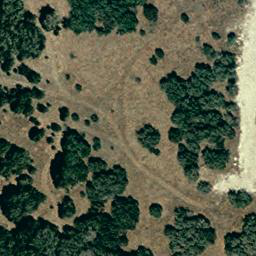
#> input picture samples_LEVIR/A/test_2_0000_0000.png, 256 x 256 px
$ jupyter execute --allow-errors explore_LEVIR_CD.ipynb   (text cells are left out)
#> lines starting #> are read from the running program, lines starting #| are printed output that depends on the picture; after the words box and inside, x2 and y2 are one past the last pixel; in counts of white or black regions, pixels touching at a corner belong together; pictures that were not available may be replaced by others from this repository, and a replacement may not be noted
[cell 1]
from PIL import Image

img1 = Image.open("samples_LEVIR/A/test_2_0000_0000.png")  # la del repo
#> img1 is the input picture: PIL image 256x256 RGB; mean R, G, B 84.3, 90.1, 70.3
img2 = Image.open("my_samples_LEVIR/A/test_1.png")            # la tuya
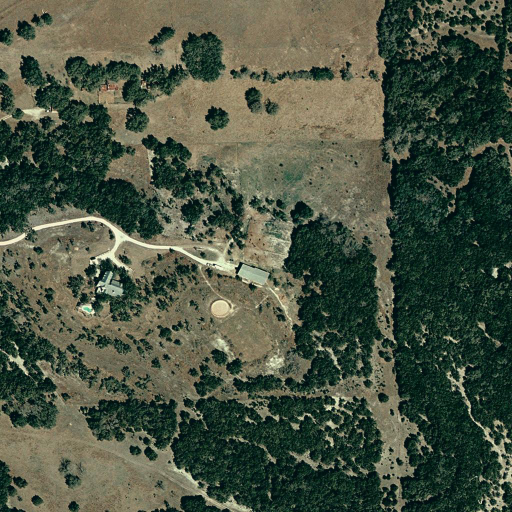
#> input picture my_samples_LEVIR/A/test_1.png, 1024 x 1024 px (shown at 1/2 size)
#> img2 is the input picture: PIL image 1024x1024 RGB; mean R, G, B 74.3, 83.6, 66.1

print("Sample del repo:", img1.size)  # (256, 256)
#| Sample del repo: (256, 256)
print("Tu dataset original:", img2.size)  # (1024, 1024)
#| Tu dataset original: (1024, 1024)

[cell 2]
from PIL import Image

img1 = Image.open("samples_DSIFN/A/0_2.png")  # la del repo
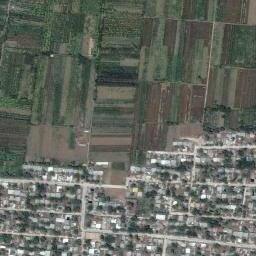
#> input picture samples_DSIFN/A/0_2.png, 256 x 256 px
#> img1 is the input picture: PIL image 256x256 RGB; mean R, G, B 99.9, 105, 96
img2 = Image.open("my_samples_DSIFN/A/0.jpg")            # la tuya
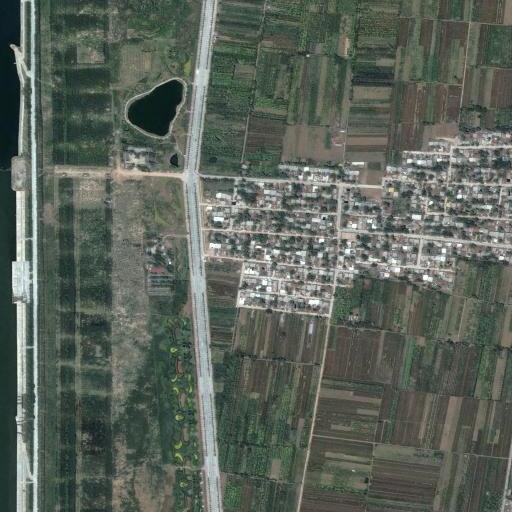
#> input picture my_samples_DSIFN/A/0.png, 512 x 512 px, given in place of 0.jpg, which was not available
#> img2 is the input picture: PIL image 512x512 RGB; mean R, G, B 91.2, 99.3, 90.2

print("Sample del repo:", img1.size)  # (256, 256)
#| Sample del repo: (256, 256)
print("Tu dataset original:", img2.size)  # (1024, 1024)
#| Tu dataset original: (512, 512)

[cell 3]
from PIL import Image

img1 = Image.open("DSIFN-CD/train/A/1.png")  # la del repo
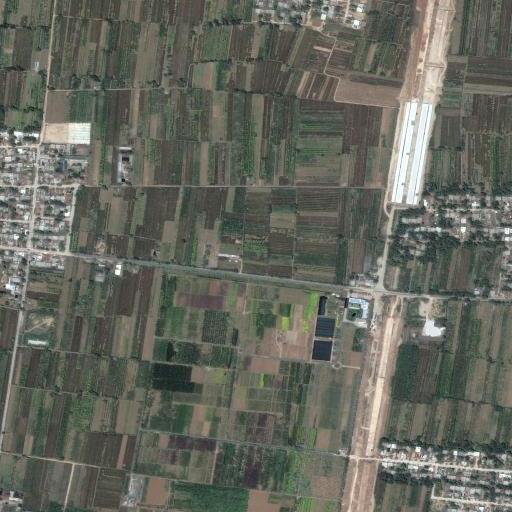
#> input picture my_samples_DSIFN/A/1.png, 512 x 512 px, found by its file name
#> img1 is the input picture: PIL image 512x512 RGB; mean R, G, B 101, 103.2, 93.9
img2 = Image.open("DSIFN-CD256/train/A/1_1.png")            # la tuya
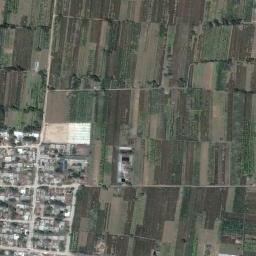
#> input picture samples_DSIFN/A/1_1.png, 256 x 256 px, found by its file name
#> img2 is the input picture: PIL image 256x256 RGB; mean R, G, B 98.7, 101.4, 91.8

print("Sample del repo:", img1.size)  # (256, 256)
#| Sample del repo: (512, 512)
print("Tu dataset original:", img2.size)  # (1024, 1024)
#| Tu dataset original: (256, 256)

[cell 4]
from PIL import Image
import numpy as np
import tifffile as tiff
import os

def read_mask_debug(path):
#> called with path = 'my_samples_DSIFN/label/0.png'
    if path.lower().endswith(('.tif', '.tiff')):
        arr = tiff.imread(path)
    else:
        arr = np.array(Image.open(path))
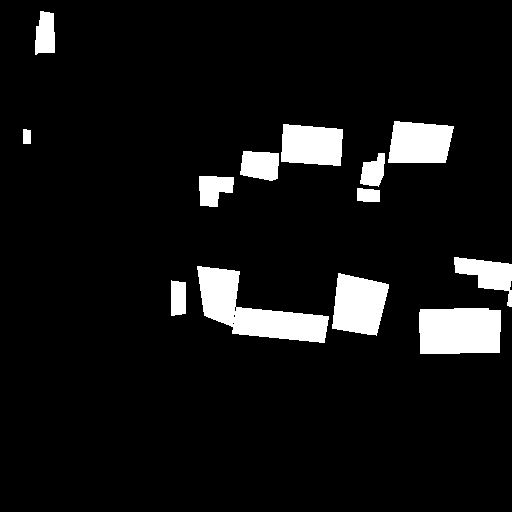
#> input picture my_samples_DSIFN/label/0.png, 512 x 512 px
#> arr is the input picture: shape (512, 512); 7.9% white; 13 white regions, largest, box (x1, y1, x2, y2) and area: (197, 266, 329, 343) 4450, (419, 308, 501, 354) 3627, (332, 273, 389, 336) 2679
    print(f"{os.path.basename(path)} -> dtype={arr.dtype}, "
          f"shape={arr.shape}, unique={np.unique(arr)}")
#| 0.png -> dtype=uint8, shape=(512, 512), unique=[  0 255]

# Ejemplo: revisa 5 máscaras del test
import glob
mask_paths = sorted(glob.glob('DSIFN-CD256/test/label/*'))
for p in mask_paths[:5]:
    read_mask_debug(p)

[cell 5]
import tifffile as tiff, numpy as np, glob, json

paths = glob.glob("../DSIFN-CD/test/labels/*.tif")
vals = {}
nodata_flags = []
for p in paths[:50]:
    im = tiff.imread(p)
    tags = tiff.TiffFile(p).pages[0].tags
    nodata = None
    for tag in tags.values():
        if tag.name.lower() in ["gdal_nodata", "nodata"]:
            nodata = tag.value
    unique, counts = np.unique(im, return_counts=True)
    vals[p] = dict(zip(map(int, unique), map(int, counts)))
    nodata_flags.append(nodata)
print("nodata samples:", [n for n in nodata_flags if n is not None][:5])
print(json.dumps(vals, indent=2)[:1500])

[cell 6]
# view_and_convert_tif_labels.py
import numpy as np
from pathlib import Path
import tifffile as tiff
import matplotlib.pyplot as plt
from PIL import Image

LABELS_DIR = Path("../DSIFN/test/mask")   # carpeta con .tif
OUT_DIR    = Path("../DSIFN-CD/label_png_preview")
OUT_DIR.mkdir(parents=True, exist_ok=True)

def to_uint8_mask(arr):
    """
    Convierte una máscara cualquiera a binaria 0/255:
    - si el rango ya es 0/1 => *255
    - si es 0/255 => deja igual
    - si tiene otros valores => umbral en 128 (o mediana si prefieres)
    """
    arr = np.asarray(arr)
    arr = arr.squeeze()         # (H,W,1) -> (H,W)
    arr = arr.astype(np.float32)

    vmin, vmax = arr.min(), arr.max()
    print(f"   rango: [{vmin}, {vmax}]")

    if vmax <= 1.0:             # 0/1
        mask = (arr > 0.5).astype(np.uint8) * 255
    elif vmax <= 255.0:         # 0..255
        # normalizamos a 0/255 por seguridad (por si hay grises)
        mask = (arr >= 128).astype(np.uint8) * 255
    else:
        # valores grandes (e.g. 0..65535), umbral relativo
        thr = (vmax + vmin) / 2.0
        mask = (arr >= thr).astype(np.uint8) * 255

    return mask

def main():
    tifs = sorted([p for p in LABELS_DIR.glob("*.tif")])
    if not tifs:
        print(f"No encontré .tif en {LABELS_DIR}")
        return

    for i, tif_path in enumerate(tifs):  # muestra/convierte primeros 10 a modo demo
        print(f"\n[{i+1}/{len(tifs)}] {tif_path.name}")
        arr = tiff.imread(tif_path)  # soporta multi-página; usualmente 1 banda
        print("   shape:", arr.shape, "dtype:", arr.dtype)

        # Visualizar
        plt.figure(figsize=(5,5))
        if arr.ndim == 2:
            plt.imshow(arr, cmap="gray")
        else:
            # si por accidente tiene más canales, muestra el primero
            plt.imshow(arr[..., 0], cmap="gray")
        plt.title(tif_path.name)
        plt.axis("off")
        plt.tight_layout()
        plt.show()

        # Guardar como PNG binario (opcional)
        mask = to_uint8_mask(arr)
        out_png = OUT_DIR / (tif_path.stem + ".png")
        Image.fromarray(mask).save(out_png)
        print(f"   PNG binario guardado en: {out_png}")

if __name__ == "__main__":
    main()

[cell 7]
from PIL import Image
import numpy as np
import os

def binarizar_carpeta(SPLIT, carpeta_entrada: str, carpeta_salida: str = None, extensiones=(".png", ".jpg", ".jpeg")):
    """
    Binariza todas las imágenes en una carpeta (0/255) y guarda los resultados.
    - carpeta_entrada: ruta de las imágenes originales.
    - carpeta_salida: carpeta donde guardar las imágenes binarizadas (si no existe, se crea).
    - extensiones: tipos de archivo a procesar (por defecto PNG/JPG/JPEG).
    """
    if carpeta_salida is None:
        carpeta_salida = f"DSIFN-CD/{SPLIT}/label/"
    os.makedirs(carpeta_salida, exist_ok=True)

    archivos = [f for f in os.listdir(carpeta_entrada) if f.lower().endswith(extensiones)]

    if not archivos:
        print("⚠️ No se encontraron imágenes en la carpeta.")
        return

    for nombre in archivos:
        ruta_in = os.path.join(carpeta_entrada, nombre)
        ruta_out = os.path.join(carpeta_salida, os.path.splitext(nombre)[0] + ".png")

        img = Image.open(ruta_in).convert("L")
        arr = np.array(img)

        min_val, max_val = arr.min(), arr.max()
        if max_val == min_val:
            bin_arr = np.zeros_like(arr, dtype=np.uint8)
        else:
            umbral = (min_val + max_val) / 2
            bin_arr = (arr > umbral).astype(np.uint8) * 255

        Image.fromarray(bin_arr, mode="L").save(ruta_out)
        print(f"✅ Guardado: {ruta_out}")

    print(f"\n🎉 Binarización completa. Archivos guardados en: {carpeta_salida}")

# Ejemplo de uso:
#> (the rest of this cell did not finish here and is left out)

[cell 8]
from PIL import Image

#> (the rest of this cell did not finish here and is left out)

[cell 9]
from PIL import Image

#> (the rest of this cell did not finish here and is left out)

[cell 10]
#!/usr/bin/env python3
# -*- coding: utf-8 -*-

from pathlib import Path
from PIL import Image

# === CONFIG ===
SPLIT="test" # train, val, test
#> SPLIT = 'test'
ROOT = Path(f"DSIFN-CD/{SPLIT}")   # carpeta raíz del dataset
DELETE_OLD = True                 # cambia a True si quieres borrar los .jpg después

def convert_dir(subdir: str):
    path = ROOT / subdir
    if not path.exists():
        print(f"⚠️ Carpeta no encontrada: {path}")
        return
    count = 0
    for jpg_path in path.glob("*.jpg"):
        png_path = jpg_path.with_suffix(".png")
        with Image.open(jpg_path) as im:
            im.save(png_path)
        count += 1
        if DELETE_OLD:
            jpg_path.unlink()
    print(f"Convertidos {count} archivos en {subdir}/")

def main():
    for sub in ["A", "B"]:
        convert_dir(sub)
    print("🎯 Conversión completada para A y B en DSIFN-CD")

if __name__ == "__main__":
    main()

[cell 11]
import os
import glob

def borrar_jpg_en_carpeta(ruta_carpeta: str):
    """
    Elimina todos los archivos .jpg (y .jpeg) de la carpeta especificada.
    """
#> called with ruta_carpeta = 'DSIFN-CD/train/A'
    # Busca archivos con extensión .jpg y .jpeg (insensible a mayúsculas)
    patrones = [os.path.join(ruta_carpeta, '*.jpg'),
                os.path.join(ruta_carpeta, '*.jpeg'),
                os.path.join(ruta_carpeta, '*.JPG'),
                os.path.join(ruta_carpeta, '*.JPEG')]

    archivos = []
    for patron in patrones:
        archivos.extend(glob.glob(patron))

    # Elimina los archivos encontrados
    for archivo in archivos:
        try:
            os.remove(archivo)
            print(f"✅ Borrado: {archivo}")
        except Exception as e:
            print(f"⚠️ No se pudo borrar {archivo}: {e}")

    print(f"\nTotal de archivos borrados: {len(archivos)}")

# Ejemplo de uso:
SPLIT = "train"
SUB = ["A","B"]

def main():
    for sub in ["A", "B"]:
        borrar_jpg_en_carpeta(f"DSIFN-CD/{SPLIT}/{sub}")
    print("jpg borrados")

if __name__ == "__main__":
    main()

[cell 12]
#!/usr/bin/env python3
# -*- coding: utf-8 -*-

from pathlib import Path
import re

# === CONFIG ===
DATASET_ROOT = Path("DSIFN-CD256")  # ajusta si tu ruta base es distinta
#SPLITS = ["train", "val", "test"]
SPLITS = ["train"]
def extract_num(filename: str):
    """Extrae el número del nombre (ej. 'train_12.png' -> 12)."""
    match = re.search(r"(\d+)", filename)
    return int(match.group(1)) if match else -1

def main():
    for split in SPLITS:
        split_dir = DATASET_ROOT / split / "A"
        list_dir = DATASET_ROOT / split / "list"
        list_dir.mkdir(parents=True, exist_ok=True)

        # Archivos PNG del directorio A
        img_names = sorted(
            [p.name for p in split_dir.glob("*.png")],
            key=extract_num
        )

        list_path = list_dir / f"{split}.txt"
        with open(list_path, "w") as f:
            for name in img_names:
                f.write(name + "\n")

        print(f"[✓] {split}: {len(img_names)} archivos guardados en {list_path}")

if __name__ == "__main__":
    main()

[cell 13]
#!/usr/bin/env python3
# -*- coding: utf-8 -*-

from pathlib import Path
import re

# === CONFIG ===
DATASET_ROOT = Path("LEVIR-CD")  # ajusta si tu ruta base es distinta
SPLITS = ["train", "val", "test"]

def extract_num(filename: str):
    """Extrae el número del nombre (ej. 'train_12.png' -> 12)."""
    match = re.search(r"(\d+)", filename)
    return int(match.group(1)) if match else -1

def main():
    for split in SPLITS:
        split_dir = DATASET_ROOT / split / "A"
        list_dir = DATASET_ROOT / split / "list"
        list_dir.mkdir(parents=True, exist_ok=True)

        # Archivos PNG del directorio A
        img_names = sorted(
            [p.name for p in split_dir.glob("*.png")],
            key=extract_num
        )

        list_path = list_dir / "demo.txt"
        with open(list_path, "w") as f:
            for name in img_names:
                f.write(name + "\n")

        print(f"[✓] {split}: {len(img_names)} archivos guardados en {list_path}")

if __name__ == "__main__":
    main()
